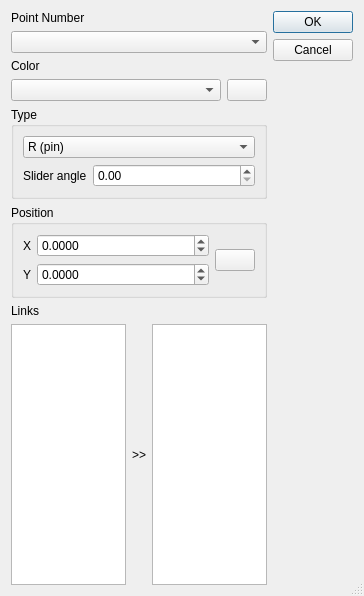
<?xml version="1.0" encoding="UTF-8"?>
<ui version="4.0">
 <class>Dialog</class>
 <widget class="QDialog" name="Dialog">
  <property name="geometry">
   <rect>
    <x>0</x>
    <y>0</y>
    <width>364</width>
    <height>596</height>
   </rect>
  </property>
  <property name="windowTitle">
   <string>Point</string>
  </property>
  <property name="windowIcon">
   <iconset resource="../icons.qrc">
    <normaloff>icons:bearing.png</normaloff>icons:bearing.png</iconset>
  </property>
  <property name="sizeGripEnabled">
   <bool>true</bool>
  </property>
  <property name="modal">
   <bool>true</bool>
  </property>
  <layout class="QHBoxLayout" name="horizontalLayout_5">
   <item>
    <layout class="QVBoxLayout" name="verticalLayout">
     <item>
      <widget class="QLabel" name="name_label">
       <property name="text">
        <string>Point Number</string>
       </property>
       <property name="alignment">
        <set>Qt::AlignLeading|Qt::AlignLeft|Qt::AlignTop</set>
       </property>
      </widget>
     </item>
     <item>
      <widget class="QComboBox" name="name_box"/>
     </item>
     <item>
      <widget class="QLabel" name="color_label">
       <property name="text">
        <string>Color</string>
       </property>
       <property name="alignment">
        <set>Qt::AlignLeading|Qt::AlignLeft|Qt::AlignTop</set>
       </property>
      </widget>
     </item>
     <item>
      <layout class="QHBoxLayout" name="horizontalLayout_2">
       <item>
        <widget class="QComboBox" name="color_box"/>
       </item>
       <item>
        <widget class="QPushButton" name="color_pick_button">
         <property name="sizePolicy">
          <sizepolicy hsizetype="Fixed" vsizetype="Fixed">
           <horstretch>0</horstretch>
           <verstretch>0</verstretch>
          </sizepolicy>
         </property>
        </widget>
       </item>
      </layout>
     </item>
     <item>
      <widget class="QGroupBox" name="groupBox">
       <property name="title">
        <string>Type</string>
       </property>
       <layout class="QVBoxLayout" name="verticalLayout_3">
        <item>
         <widget class="QComboBox" name="type_box">
          <item>
           <property name="text">
            <string>R (pin)</string>
           </property>
          </item>
          <item>
           <property name="text">
            <string>P (slider block)</string>
           </property>
          </item>
          <item>
           <property name="text">
            <string>RP (pin in slot)</string>
           </property>
          </item>
         </widget>
        </item>
        <item>
         <layout class="QFormLayout" name="formLayout_2">
          <item row="0" column="0">
           <widget class="QLabel" name="angle_label">
            <property name="text">
             <string>Slider angle</string>
            </property>
           </widget>
          </item>
          <item row="0" column="1">
           <widget class="QDoubleSpinBox" name="angle_box">
            <property name="maximum">
             <double>180.000000000000000</double>
            </property>
           </widget>
          </item>
         </layout>
        </item>
       </layout>
      </widget>
     </item>
     <item>
      <widget class="QGroupBox" name="pos_group">
       <property name="title">
        <string>Position</string>
       </property>
       <layout class="QHBoxLayout" name="horizontalLayout_4">
        <item>
         <layout class="QFormLayout" name="formLayout">
          <item row="0" column="0">
           <widget class="QLabel" name="x_label">
            <property name="text">
             <string>X</string>
            </property>
           </widget>
          </item>
          <item row="0" column="1">
           <widget class="QDoubleSpinBox" name="x_box">
            <property name="decimals">
             <number>4</number>
            </property>
            <property name="minimum">
             <double>-999999.000000000000000</double>
            </property>
            <property name="maximum">
             <double>999999.000000000000000</double>
            </property>
           </widget>
          </item>
          <item row="1" column="0">
           <widget class="QLabel" name="y_label">
            <property name="text">
             <string>Y</string>
            </property>
           </widget>
          </item>
          <item row="1" column="1">
           <widget class="QDoubleSpinBox" name="y_box">
            <property name="decimals">
             <number>4</number>
            </property>
            <property name="minimum">
             <double>-999999.000000000000000</double>
            </property>
            <property name="maximum">
             <double>999999.000000000000000</double>
            </property>
           </widget>
          </item>
         </layout>
        </item>
        <item>
         <widget class="QPushButton" name="relocate_option">
          <property name="sizePolicy">
           <sizepolicy hsizetype="Fixed" vsizetype="Fixed">
            <horstretch>0</horstretch>
            <verstretch>0</verstretch>
           </sizepolicy>
          </property>
          <property name="text">
           <string/>
          </property>
          <property name="icon">
           <iconset resource="../icons.qrc">
            <normaloff>icons:calculator.png</normaloff>icons:calculator.png</iconset>
          </property>
          <property name="iconSize">
           <size>
            <width>30</width>
            <height>30</height>
           </size>
          </property>
         </widget>
        </item>
       </layout>
      </widget>
     </item>
     <item>
      <widget class="QLabel" name="links_label">
       <property name="text">
        <string>Links</string>
       </property>
      </widget>
     </item>
     <item>
      <layout class="QHBoxLayout" name="horizontalLayout">
       <item>
        <widget class="QListWidget" name="no_selected">
         <property name="dragEnabled">
          <bool>true</bool>
         </property>
         <property name="dragDropMode">
          <enum>QAbstractItemView::DragDrop</enum>
         </property>
         <property name="defaultDropAction">
          <enum>Qt::MoveAction</enum>
         </property>
        </widget>
       </item>
       <item>
        <widget class="QLabel" name="label_4">
         <property name="text">
          <string>&gt;&gt;</string>
         </property>
        </widget>
       </item>
       <item>
        <widget class="QListWidget" name="selected">
         <property name="dragEnabled">
          <bool>true</bool>
         </property>
         <property name="dragDropMode">
          <enum>QAbstractItemView::DragDrop</enum>
         </property>
         <property name="defaultDropAction">
          <enum>Qt::MoveAction</enum>
         </property>
        </widget>
       </item>
      </layout>
     </item>
    </layout>
   </item>
   <item>
    <layout class="QVBoxLayout" name="verticalLayout_2">
     <item>
      <widget class="QDialogButtonBox" name="button_box">
       <property name="sizePolicy">
        <sizepolicy hsizetype="Fixed" vsizetype="Fixed">
         <horstretch>0</horstretch>
         <verstretch>0</verstretch>
        </sizepolicy>
       </property>
       <property name="orientation">
        <enum>Qt::Vertical</enum>
       </property>
       <property name="standardButtons">
        <set>QDialogButtonBox::Cancel|QDialogButtonBox::Ok</set>
       </property>
      </widget>
     </item>
     <item>
      <spacer name="verticalSpacer">
       <property name="orientation">
        <enum>Qt::Vertical</enum>
       </property>
       <property name="sizeHint" stdset="0">
        <size>
         <width>20</width>
         <height>40</height>
        </size>
       </property>
      </spacer>
     </item>
    </layout>
   </item>
  </layout>
 </widget>
 <resources>
  <include location="../icons.qrc"/>
 </resources>
 <connections>
  <connection>
   <sender>button_box</sender>
   <signal>accepted()</signal>
   <receiver>Dialog</receiver>
   <slot>accept()</slot>
   <hints>
    <hint type="sourcelabel">
     <x>248</x>
     <y>254</y>
    </hint>
    <hint type="destinationlabel">
     <x>157</x>
     <y>274</y>
    </hint>
   </hints>
  </connection>
  <connection>
   <sender>button_box</sender>
   <signal>rejected()</signal>
   <receiver>Dialog</receiver>
   <slot>reject()</slot>
   <hints>
    <hint type="sourcelabel">
     <x>316</x>
     <y>260</y>
    </hint>
    <hint type="destinationlabel">
     <x>286</x>
     <y>274</y>
    </hint>
   </hints>
  </connection>
 </connections>
</ui>
